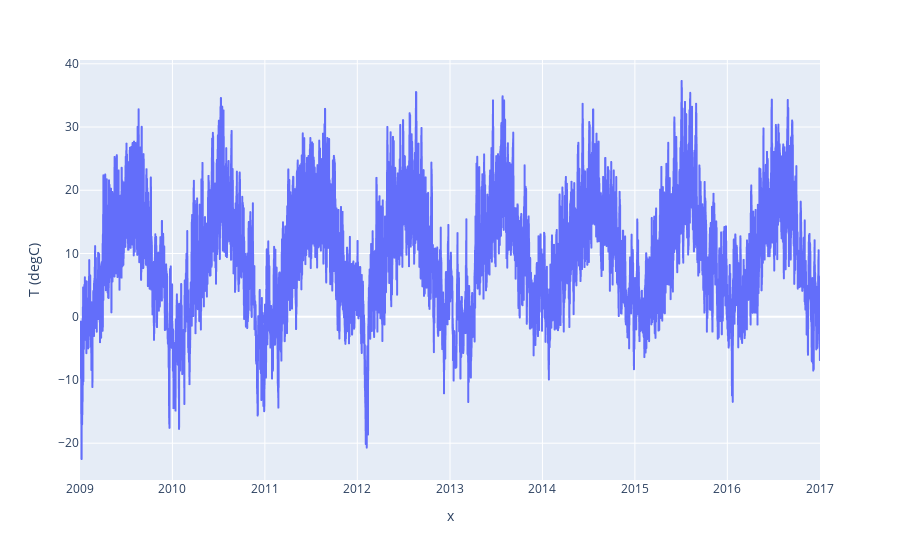

Notebook code cell kept with this figure:
### Code cell
plot_cols = ['T (degC)','p (mbar)']
plot_features = df[plot_cols]
fig = px.line(df1, x=date_time,y='T (degC)')
fig.show()

### Figure 1 — Plotly figure (JSON) as saved in the notebook; plotly's stock layout.template omitted (floating-point values rounded to 4 significant figures; data arrays with more than 128 entries replaced by an {"elided": "..."} marker saying what was removed)
{"data": [{"hovertemplate": "x=%{x}<br>T (degC)=%{y}<extra></extra>", "legendgroup": "", "line": {"color": "#636efa", "dash": "solid"}, "marker": {"symbol": "circle"}, "mode": "lines", "name": "", "showlegend": false, "type": "scattergl", "x": {"elided": "35045 str values"}, "xaxis": "x", "y": {"elided": "35045 float values"}, "yaxis": "y"}], "layout": {"legend": {"tracegroupgap": 0}, "margin": {"t": 60}, "xaxis": {"anchor": "y", "domain": [0, 1], "title": {"text": "x"}}, "yaxis": {"anchor": "x", "domain": [0, 1], "title": {"text": "T (degC)"}}}}
